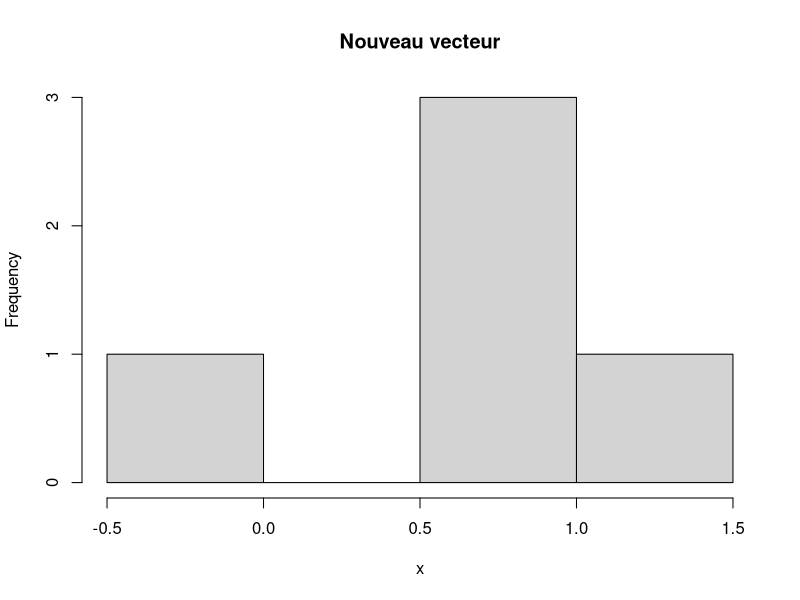
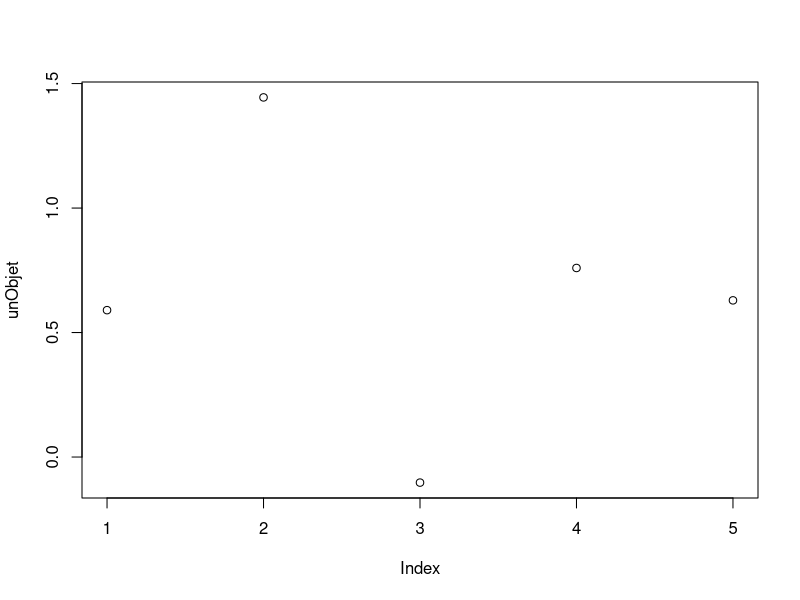
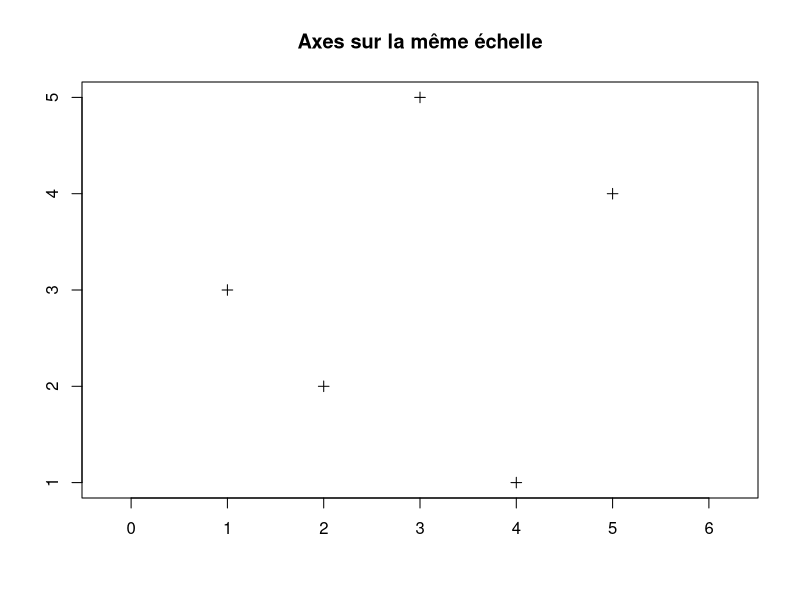
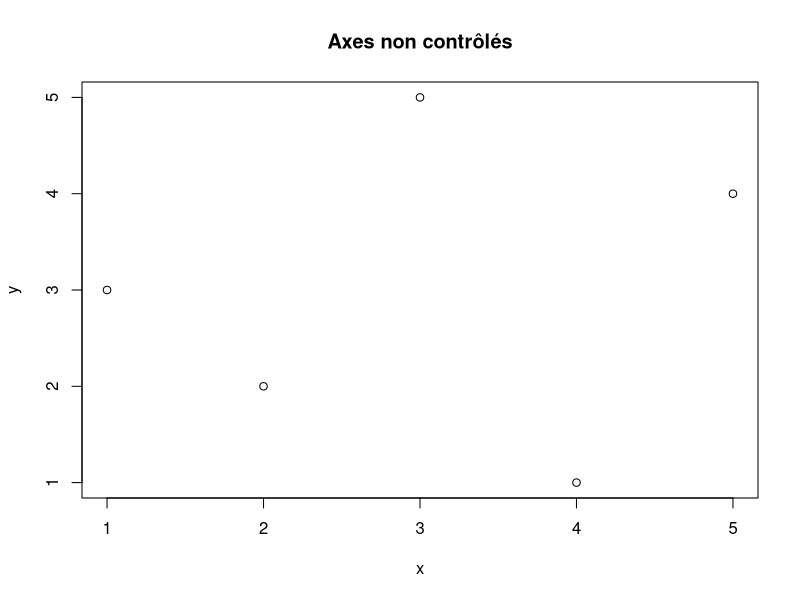

Generate these figures, in order, with R:
## ---- chunk 1
print
## ---- chunk 2
str(women)
## ---- chunk 3
attributes(women)
## ---- chunk 4
class(women)
## ---- chunk 5
methods(print)
## ---- chunk 6
print.data.frame
## ---- chunk 7
print.data.frame(women)
## ---- chunk 8
women2 <- unclass(women)
attributes(women2)
## ---- chunk 9
print(women2)
## ---- chunk 10
class(women)
## ---- chunk 11
class(women2)
## ---- chunk 12
any(methods(print) == "print.list")
## ---- chunk 13
print.default(women2)
## ---- chunk 14
methods(anova)
## ---- chunk 15
model <- aov(Sepal.Length ~ Species, data = iris)
attributes(model)
class(model)
## ---- chunk 16
x <- 1:5
x
class(x)
## ---- chunk 17
x_factor <- factor(x)
x_factor
attributes(x_factor)
class(x_factor)
## ---- chunk 18
methods(class = "data.frame")
## ---- chunk 19
unObjet <- rnorm(5)
print(unObjet)
class(unObjet) <- "nouveauVecteur"
print(unObjet)
## ---- chunk 20
print.nouveauVecteur <- function(x, ..., intro = TRUE){
  if (intro) {
    cat("Voici le vecteur :\n")
  }
  print.default(unclass(x), ...)
  invisible(x)
}
## ---- chunk 21
print(unObjet)
print(unObjet, intro = FALSE)
## ---- chunk 22
sortie <- print(unObjet)
## ---- chunk 23
plot
## ---- chunk 24
plot.nouveauVecteur <- function(x, ..., main = "Nouveau vecteur"){
  hist(x, main = main)
}
## ---- chunk 25
methods(class = "nouveauVecteur")
## ---- chunk 26
plot(unObjet)
## ---- chunk 27
unObjet <- unclass(unObjet)
plot(unObjet)
## ---- chunk 28
aggregate
## ---- chunk 29
methods(aggregate)
## ---- chunk 30
args(aggregate.data.frame)
args(getS3method("aggregate", "default"))
args(getS3method("aggregate", "formula"))
args(aggregate.ts)
## ---- chunk 31
statDesc <- function (x, formatSortie = c("vecteur", "matrice", "liste"), ...) {
  # Calcul
  if (is.numeric(x)) {
    stats <- c(min = min(x, ...), moy = mean(x, ...), max = max(x, ...))
  } else if (is.character(x) || is.factor(x)) {
    stats <- table(x)
  } else {
    stats <- NA
  }
  # Production de la sortie
  formatSortie <- match.arg(formatSortie)
  if (formatSortie == "matrice"){
    stats <- as.matrix(stats)
    colnames(stats) <- if (is.character(x) || is.factor(x)) "frequence" else "stat"
  } else if (formatSortie == "liste") {
    stats <- as.list(stats)
  }
  out <- list(stats = stats)
  class(out) <- "statDesc"
  out
}
## ---- chunk 32
print.statDesc <- function(x, ...){
  cat("Statistiques descriptives :\n")
  print(x$stats, ...)
  invisible(x)
}
## ---- chunk 33
statDesc(x = iris$Species, formatSortie = "matrice")
## ---- chunk 34
library(sp)
x = c(1,2,3,4,5)
y = c(3,2,5,1,4)
S <- SpatialPoints(cbind(x,y))
S
str(S)
## ---- chunk 35
isS4(S)
class(S)
## ---- chunk 36
methods(class = "SpatialPoints")
## ---- chunk 37
.S3methods(class = "SpatialPoints")
.S4methods(class = "SpatialPoints")
## ---- chunk 38
coordinates
## ---- chunk 39
coordinates(S)
## ---- chunk 40
getMethod(coordinates, signature = "SpatialPoints")
## ---- chunk 41
S@coords
## ---- chunk 42
slot(S, "coords")
## ---- chunk 43
plot(S, main = "Axes sur la même échelle", axes=TRUE)
plot(x, y, main = "Axes non contrôlés")
